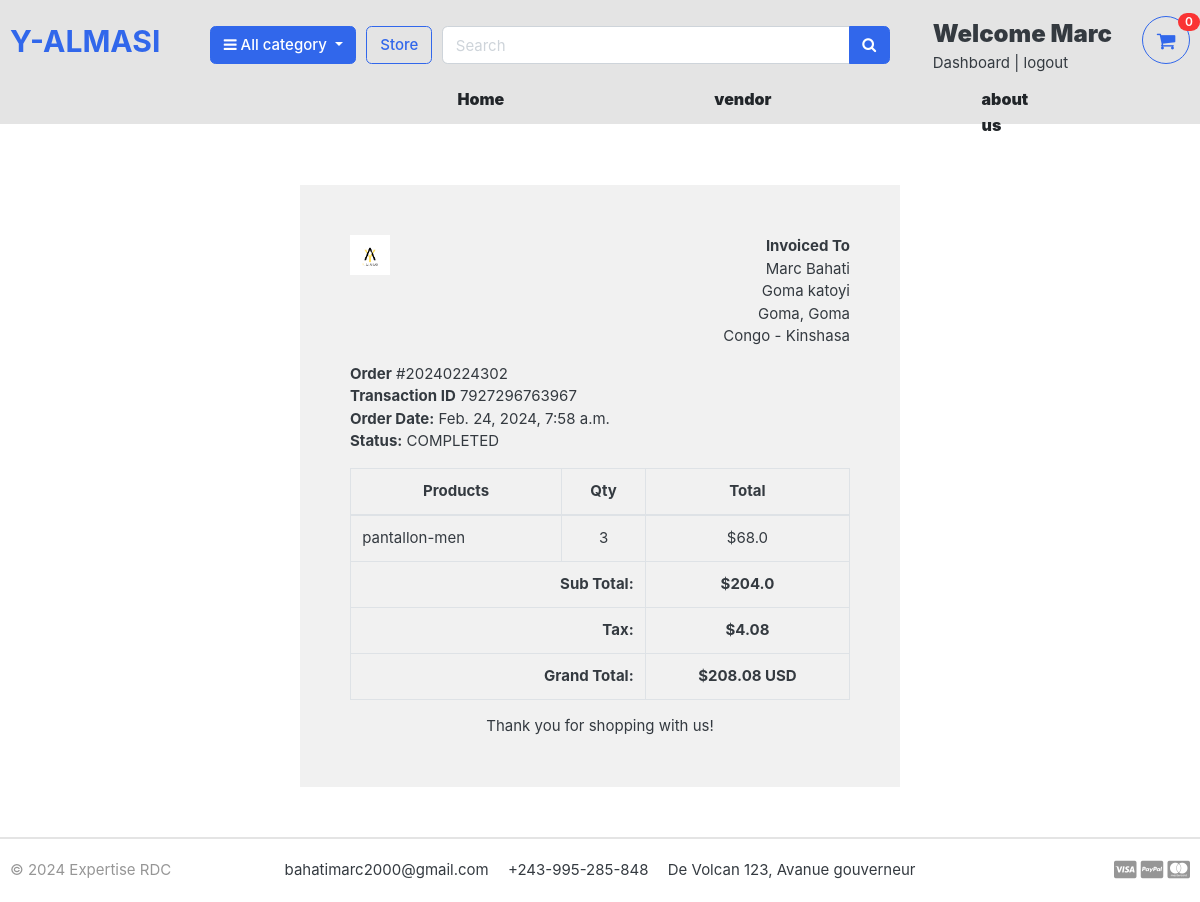
The app's page /accounts/order_detail/20240224302/ (signed in) with its own data.
### accounts/models.py (models this page shows, shortened)
class Accounts(AbstractBaseUser):
    first_name=models.CharField(max_length=50)
    last_name=models.CharField(max_length=50)
    username=models.CharField(max_length=50, unique=True)
    email=models.EmailField(max_length=100,unique=True)
    phone_number=models.CharField(max_length=50)
    date_join=models.DateTimeField(auto_now_add=True)
    last_login=models.DateTimeField(auto_now_add=True)
    is_admin=models.BooleanField(default=False)
    is_staff=models.BooleanField(default=False)
    is_active=models.BooleanField(default=False)
    is_superadmin=models.BooleanField(default=False)
    USERNAME_FIELD='email'
    REQUIRED_FIELDS=['username','first_name','last_name']
    objects=MyAccountManager()

### orders/models.py (models this page shows, shortened)
class Order(models.Model):
    STATUS = (
        ('New','New'),
        ('Accepted','Accepted'),
        ('Completed','Completed'),
        ('Cancelled','Cancelled'),
    )
    user=models.ForeignKey(Accounts,on_delete=models.SET_NULL,null=True)
    payment = models.ForeignKey(Payment, on_delete=models.SET_NULL, null=True, blank=True)
    order_number=models.CharField(max_length=20)
    first_name=models.CharField(max_length=50)
    last_name=models.CharField(max_length=50)
    phone=models.CharField(max_length=15)
    email=models.EmailField(max_length=50)
    address_line_1=models.CharField(max_length=50)
    address_line_2=models.CharField(max_length=50,blank=True)
    country=models.CharField(max_length=50)
    state=models.CharField(max_length=50)
    city=models.CharField(max_length=50)
    order_note=models.CharField(max_length=100,blank=True)
    order_total=models.FloatField()
    tax=models.FloatField()
    status=models.CharField(max_length=100,choices=STATUS,default='New')
    ip=models.CharField(max_length=20,blank=True)
    is_ordered=models.BooleanField(default=False)
    created_at=models.DateTimeField(auto_now_add=True)
    updated_at=models.DateTimeField(auto_now=True)
    def full_name(self):
        return f'{self.first_name} {self.last_name}'
    def full_address(self):
        return f'{self.address_line_1} {self.address_line_2}'

class Payment(models.Model):
    user=models.ForeignKey(Accounts,on_delete=models.CASCADE)
    payment_id=models.CharField(max_length=100)
    payment_method=models.CharField(max_length=100)
    amount_paid=models.CharField(max_length=100)
    status=models.CharField(max_length=100)
    created_date=models.DateTimeField(auto_now_add=True)

class OrderProduct(models.Model):
    order=models.ForeignKey(Order,on_delete=models.CASCADE)
    payment=models.ForeignKey(Payment,on_delete=models.SET_NULL,blank=True,null=True)
    user=models.ForeignKey(Accounts,on_delete=models.CASCADE)
    product=models.ForeignKey(Product,on_delete=models.CASCADE)
    variations =models.ManyToManyField(Variation,blank=True)
    quantity=models.IntegerField()
    product_price=models.FloatField(default=0.0)
    ordered=models.BooleanField(default=False)
    created_at=models.DateTimeField(auto_now_add=True)
    updated_at=models.DateTimeField(auto_now=True)

### store/models.py (models this page shows, shortened)
class Product(models.Model):
    product_name=models.CharField(max_length=50,unique=True)
    slug=models.SlugField(max_length=50,unique=True)
    description=models.TextField(max_length=500,blank=True)
    price=models.IntegerField()
    price_bar=models.IntegerField(default=True)
    image=models.ImageField(upload_to='photos/products')
    stock=models.IntegerField()
    is_available=models.BooleanField(default=True)
    category=models.ForeignKey(category,on_delete=models.CASCADE)
    created_date=models.DateTimeField(auto_now_add=True)
    modified_date=models.DateTimeField(auto_now=True)

### accounts/views.py (the view)
# urls.py: path('accounts/order_detail/<int:order_id>/',views.order_detail,name="order_detail"),
@login_required(login_url='login')
def order_detail(request,order_id):
    order_detail=OrderProduct.objects.filter(order__order_number=order_id)
    order=Order.objects.get(order_number=order_id)
    subtotal=0
    for i in order_detail:
        subtotal=i.product_price *i.quantity
    context={
        'order_detail':order_detail,
        'order':order,
        'subtotal':subtotal
    }
    return render(request,'accounts/order_detail.html',context)

### carts/context_processors.py (called while the page is built)
def counter(request):
    cart_count=0
    if 'admin' in request.path:
        return {}
    else:
        try:
            cart=Cart.objects.filter(cart_id=_cart_id(request))
            if request.user.is_authenticated:
                cart_items = CartItem.objects.all().filter(user=request.user)
            else:
                cart_items = CartItem.objects.all().filter(cart=cart[:1])
            for cart_item in cart_items:
                cart_count += cart_item.quantity
        except Cart.DoesNotExist:
            cart_count=0
    return dict(cart_count = cart_count)

### carts/views.py (called while the page is built)
def _cart_id(request):
    cart = request.session.session_key
    if not cart:
        request.session.create()
        cart = request.session.session_key
    return cart

### category/context_processor.py (called while the page is built)
def menu_link(request):
    links = category.objects.all()
    return dict(links=links)

### category/models.py (called while the page is built)
    def get_url(self):
        return reverse('products_by_category',args=[self.slug])

### e_commerce/templates/accounts/order_detail.html (shortened to what this page needs)
{% extends 'base.html' %}
{% load static %}
{% block content %}
<div class="container" style="margin: 0 auto;width: 50%;padding: 50px;background: #f1f1f1;margin-top: 50px;margin-bottom: 50px;">
    <div class="row invoice row-printable">
        <div class="col-md-12">
            <div class="panel panel-default plain" id="dash_0">
                <div class="panel-body p30">
                    <div class="row">
                        <div class="col-lg-6">
                            <div class="invoice-logo"><img src="{% static '/images/logo1.png'%}" alt="Invoice logo" style="max-height: 40px;"></div>
                        </div>
                        <div class="col-lg-6">
                            <div class="invoice-from">
                                <ul class="list-unstyled text-right">
                                    <li><strong>Invoiced To</strong></li>
                                    <li>{{ order.full_name }}</li>
                                    <li>{{ order.full_address }}</li>
                                    <li>{{ order.city }}, {{ order.state }}</li>
                                    <li>{{ order.country }}</li>
                                </ul>
                            </div>
                        </div>
                        <div class="col-lg-12">
                            <div class="invoice-details mt25">
                                <div class="well">
                                    <ul class="list-unstyled mb0">
                                        <li><strong>Order</strong>  #{{ order.order_number }}</li>
                                        <li><strong>Transaction ID</strong>  {{ order.payment.payment_id }}</li>
                                        <li><strong>Order Date:</strong> {{ order.created_at }}</li>
                                        <li><strong>Status:</strong> {{ order.payment.status }}</li>
                                    </ul>
                                </div>
                            </div>
                            <div class="invoice-items">
                                <div class="table-responsive" style="overflow: hidden; outline: none;" tabindex="0">
                                    <table class="table table-bordered">
                                        <thead>
                                            <tr>
                                                <th class="per70 text-center">Products</th>
                                                <th class="per5 text-center">Qty</th>
                                                <th class="per25 text-center">Total</th>
                                            </tr>
                                        </thead>
                                        <tbody>
                                            {% for item in order_detail %}
                                            <tr>
                                                <td>{{ item.product.product_name }}
                                                </td>
                                                <td class="text-center">{{ item.quantity }}</td>
                                                <td class="text-center">${{ item.product_price }}</td>
                                            </tr>
                                            {% endfor %}
                                        </tbody>
                                        <tfoot>
                                            <tr>
                                                <th colspan="2" class="text-right">Sub Total:</th>
                                                <th class="text-center">${{ subtotal }}</th>
                                            </tr>
                                            <tr>
                                                <th colspan="2" class="text-right">Tax:</th>
                                                <th class="text-center">${{ order.tax }}</th>
                                            </tr>
                                            <tr>
                                                <th colspan="2" class="text-right">Grand Total:</th>
                                                <th class="text-center">${{ order.order_total  }} USD</th>
                                            </tr>
                                        </tfoot>
                                    </table>
                                </div>
                            </div>
                            <div class="invoice-footer mt25">
                                <p class="text-center">Thank you for shopping with us!</p>
                            </div>
                        </div>
                    </div>
                </div>
            </div>
        </div>
    </div>
    </div>
{% endblock %}

### e_commerce/templates/includes/navbar.html (shortened to what this page needs)
{% load static %}
<header class="section-header fixed-top bg-light">
    <section class="header-main border-bottom">
        <div class="container">
    <div class="row align-items-center">
        <div class="col-lg-2 col-md-3 col-6">
            <a href="{% url 'home'%}" class="brand-wrap">
                <h2>Y-ALMASI</h2>
            </a>
        </div>
        <div class="col-lg col-sm col-md col-6 flex-grow-0">
            <div class="category-wrap dropdown d-inline-block float-right">
                <button type="button" class="btn btn-primary dropdown-toggle" data-toggle="dropdown">
                    <i class="fa fa-bars"></i> All category
                </button>
            </div>
        </div>
        <a href="{% url 'store' %}" class="btn btn-outline-primary">Store</a>
        <div class="col-lg  col-md-6 col-sm-12 col">
            <form action="{% url 'search' %}" class="search" method='GET'>
                <div class="input-group w-100">
                    <input type="text" class="form-control" style="width:60%;" placeholder="Search" name="keyword">
                    <div class="input-group-append">
                      <button class="btn btn-primary" type="submit">
                        <i class="fa fa-search"></i>
                      </button>
                    </div>
                </div>
            </form>
        </div>
        <div class="col-lg-3 col-sm-6 col-8 order-2 order-lg-3">
                    <div class="d-flex justify-content-end mb-3 mb-lg-0">
                        {% if user.id is None %}
                        <div class="widget-header">
                            <small class="title text-muted">Welcome guest!</small>
                            <div>
                                <a href="{% url 'login' %}">Sign in</a> <span class="dark-transp"> | </span>
                                <a href="{% url 'register' %}"> Register</a>
                            </div>
                        </div>
                        {% else %}
                        <div class="widget-header">
                            <small class="title text" style="font-weight: 900;font-size:x-large">Welcome {{ user.first_name }}</small>
                            <div>
                                <a href="{% url 'dashboard'%}">Dashboard</a> <span class="dark-transp"> | </span>
                                <a href="{% url 'logout' %}"> logout</a>
                            </div>
                        </div>
                        {% endif %}
                        <a href="{% url 'cart' %}" class="widget-header pl-3 ml-3">
                          <div class="icon icon-sm text-primary border-primary rounded-circle border">
                            <i class="fa fa-shopping-cart text-primary"></i>
                          </div>
                            <span class="badge badge-pill badge-danger notify">{{ cart_count }}</span>
                        </a>
                    </div>
                </div>
    </div>
        </div>
    </section>
    <nav class="navbar navbar-expand-lg navbar-light" style="padding-top: 22px;height:12px">
        <div class="collapse navbar-collapse" id="navbarNavDropdown">
          <ul class="navbar-nav mx-5">
            <li class="nav-item active px-5 mx-5">
              <a class="nav-link" style="font-weight: 900;font-size:16px" href="{% url 'home'%}">Home <span class="sr-only">(current)</span></a>
            <li class="nav-item px-5 mx-5">
              <a class="nav-link" style="font-weight: 900;font-size:16px" href="{% url 'shop'%}">vendor</a>
            </li>
              <li class="nav-item px-5 mx-5">
                <a class="nav-link" style="font-weight: 900;font-size:16px" href="{% url 'us'%}">about us</a>
              </li>
          </ul>
        </div>
      </nav>
    </header>

### e_commerce/static/css/ui.css (style rules this page uses)
html { font-family: "Inter", sans-serif; font-size: 15px; }
.icon-xs, .icon-sm, .icon-md, .icon-lg { display: inline-block; text-align: center; flex-shrink: 0; flex-grow: 0; }
.icon-sm { width: 48px; height: 48px; line-height: 48px !important; font-size: 20px; }
p:last-child { margin-bottom: 0; }
.header-main { position: relative; padding-top: 1rem; padding-bottom: 1rem; }
.widget-header { display: inline-block; vertical-align: middle; position: relative; }
.widget-header a { color: #343a40; }
.widget-header i { color: #969696; }
.widget-header .title { display: block; }
.widget-header .notify { position: absolute; top: -3px; right: -10px; }
[class*=list-] li:after { visibility: hidden; display: block; content: ""; overflow: hidden; height: 0; clear: both; }
.notify { position: absolute; top: -4px; right: -10px; display: inline-block; padding: 0.25em 0.6em; font-size: 12px; line-height: 1; text-align: center; border-radius: 3rem; color: #fff; background-color: #fa3434; }

### e_commerce/static/css/cas.css (style rules this page uses)
.navbar { padding: 0.75rem 1rem; transition: all 0.3s ease; }
.navbar a { color: #212529 !important; text-decoration: none; }
.navbar .navbar-nav .nav-link { padding: 0.75rem 1rem; font-size: 0.9rem; line-height: 1.6; color: inherit; border-radius: 0.25rem; }

### records on screen
Accounts: first_name "Marc"
Order: full_name "Marc Bahati", full_address "Goma katoyi", city "Goma", state "Goma", country "Congo - Kinshasa", order_number "20240224302", payment.payment_id "7927296763967", created_at "Feb. 24, 2024, 7:58 a.m.", payment.status "COMPLETED", tax "4.08", order_total "208.08"
OrderProduct: product.product_name "pantallon-men", quantity "3", product_price "68.0"

### other values on screen
{{ cart_count }} "0"
{{ subtotal }} "204.0"
